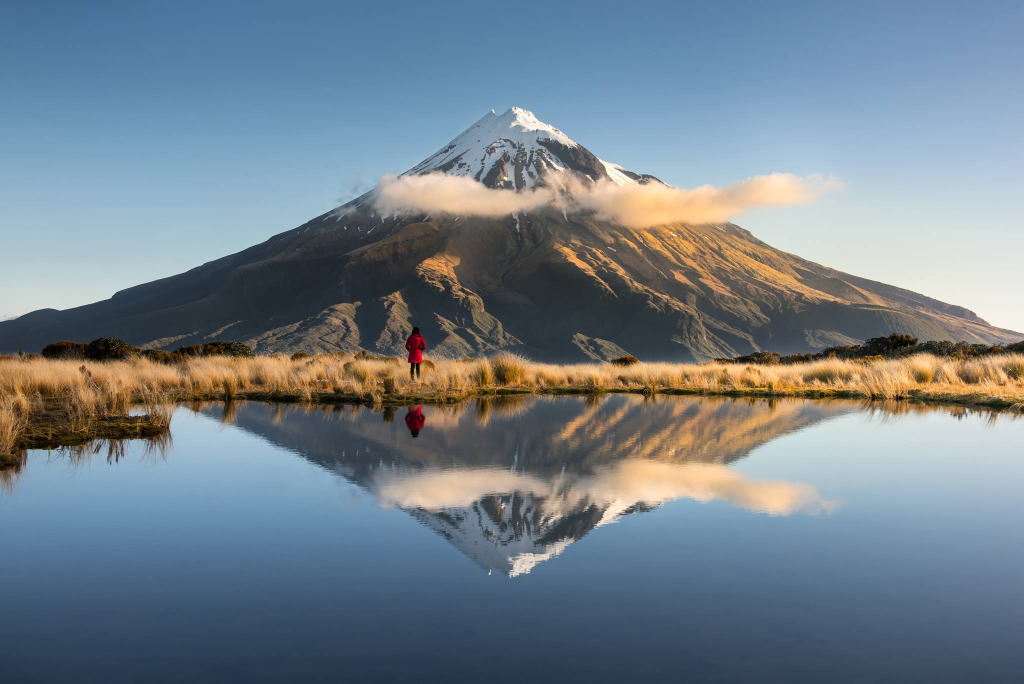
#> input picture img.jpg, 2048 x 1367 px (shown at 1/2 size)
$ python fisheyer.py
#> lines starting #> are read from the running program, lines starting #| are printed output that depends on the picture
import numpy as np
import cv2

f = 1
distIm = 50

def get_alpha(xr, yr): #xr, yr -> real world position at distance f
    d = np.sqrt(xr*xr + yr*yr)
    return np.abs(np.arctan(d/distIm))

def get_distorted_r(alpha):
    return f*np.sin(alpha)

def get_theta(xr, yr):
    t = np.arccos(xr/np.sqrt(xr*xr + yr*yr))
    return t if yr > 0 else 2*np.pi - t

def get_xy(xr, yr):
    alpha = get_alpha(xr, yr)
    dist = get_distorted_r(alpha) / f
    theta = get_theta(xr, yr)
    return dist*np.cos(theta), dist*np.sin(theta)

def get_rthe(xr, yr):
    alpha = get_alpha(xr, yr)
    dist = get_distorted_r(alpha) / f
    theta = get_theta(xr, yr)
    return dist, theta

orImg = cv2.imread("img.jpg", cv2.IMREAD_COLOR)
#> orImg is the input picture: shape (1367, 2048, 3); mean B, G, R 139.2, 128.6, 114.8
orImg = cv2.resize(orImg, (640, 640), cv2.INTER_LINEAR)
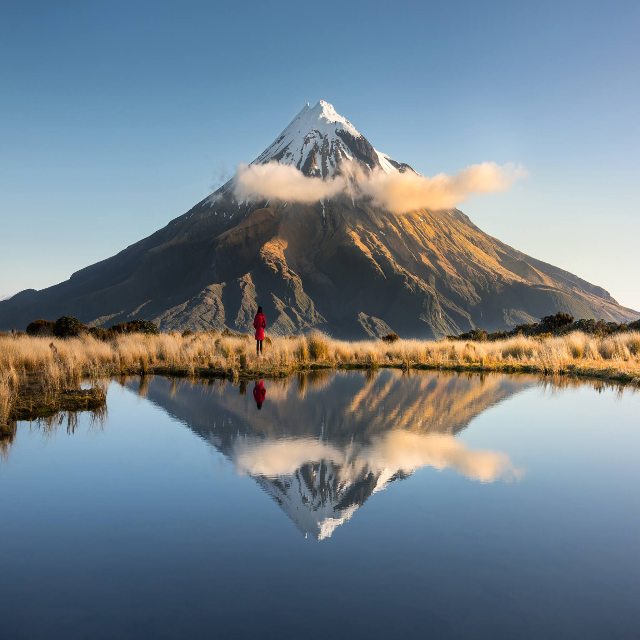
#> orImg: shape (640, 640, 3); mean B, G, R 139.1, 128.5, 114.8

store = np.zeros((640, 640, 2))
minx, miny = 100000, 100000
maxx, maxy = -100000, -100000
for x in range(640):
    for y in range(640):
        nx, ny = (x - 320)/320, (y - 320)/320
        if not (nx ==0 and ny ==0):
#> (the run stopped early here; a loop or call above may not have finished)
